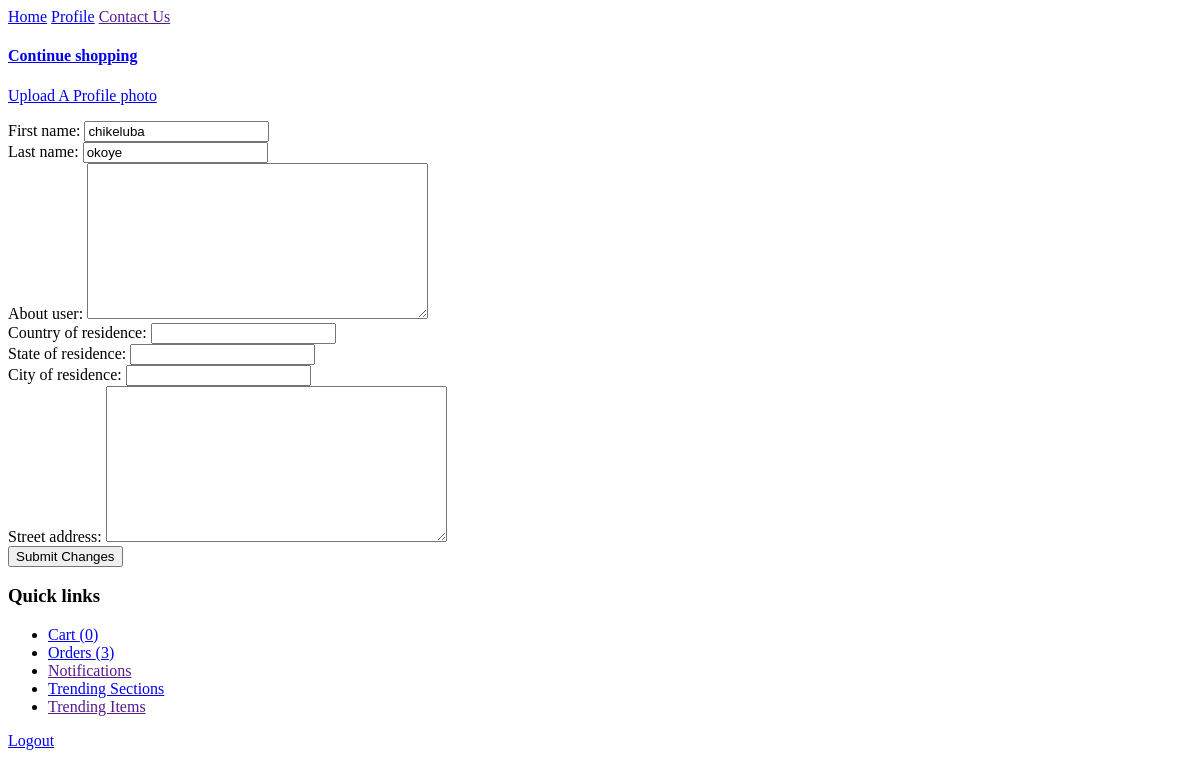
Before: /profile/edit_profile/ (signed in) with the older database file.
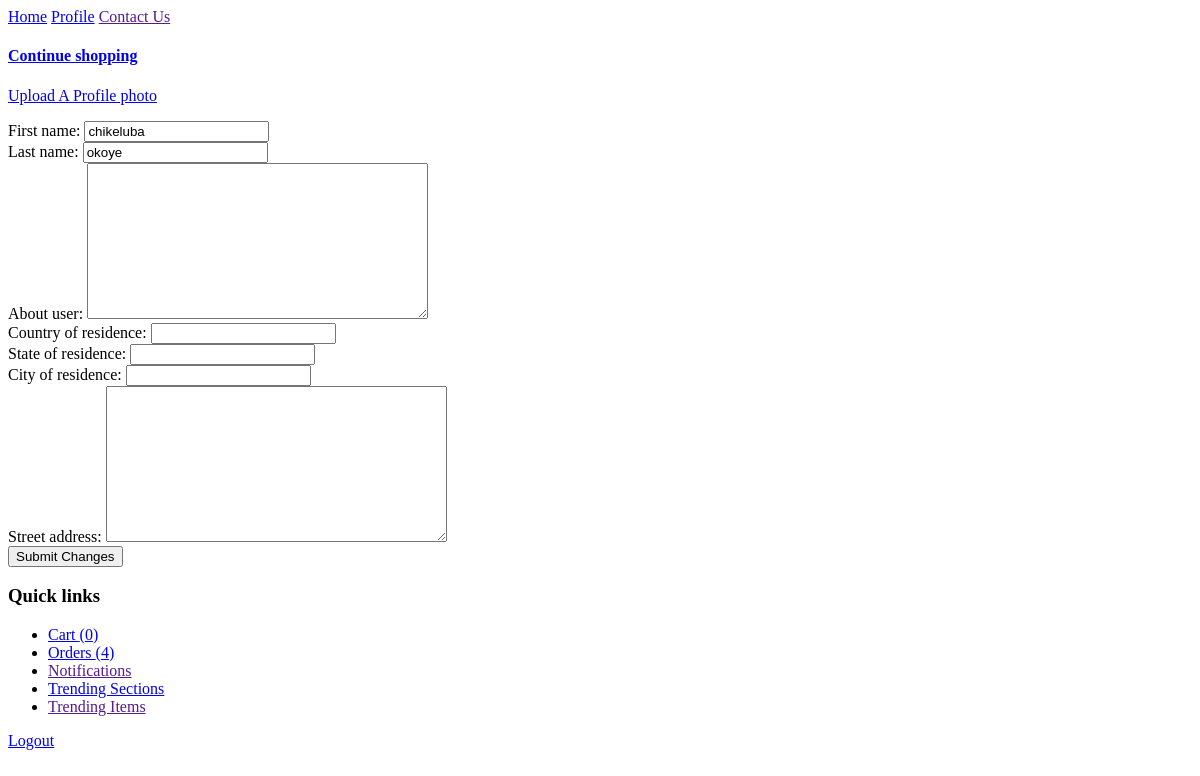
After: the same page with the newer database file.
### login/models/usermodel.py (models this page shows, shortened)
class User(AbstractBaseUser):
    first_name = models.CharField(
        max_length = 40,
        default="first name",
    )
    last_name = models.CharField(
        max_length=40,
        default="last name",
    )
    email = models.EmailField(
        max_length=40,
        unique=True,
        verbose_name = "email address",
        default="useremail@mail.com",
    )
    date_of_birth = models.DateField(default=date.today)
    about_user = models.TextField(
        max_length=300,
        blank=True,
    )
    country_of_residence = models.CharField(
        max_length=100,
        blank=True,
        )
    state_of_residence = models.CharField(
        max_length=100,
        blank=True,
        )
    city_of_residence = models.CharField(
        max_length=100,
        blank=True,
        )
    street_address = models.TextField(
        max_length=300,
        blank=True,
        )
    is_active = models.BooleanField(default=True)
    is_admin = models.BooleanField(default=False)
    users = UserManager()
    profile_photo = models.ImageField(
        upload_to="profile_photos/",
        blank=True,
    )
    USERNAME_FIELD = "email"
    EMAIL_FIELD = "email"
    REQUIRED_FIELDS = [
        "date_of_birth",
        "first_name",
        "last_name",
        ]

### user_profile/models/cartmodel.py (models this page shows, shortened)
class Cart(models.Model):
    user = models.OneToOneField(
        User,
        on_delete=models.CASCADE,
    )
    items = models.ManyToManyField(
        Item,
    )
    carts = models.Manager()

### user_profile/views/edit_profileviews.py (the view, shortened to what this page needs)
# urls.py: path("edit_profile/", views.EditProfileDataView.as_view(), name="edit_profile"),
class EditProfileDataView(View):
    def get(self, request):
        return render(request, 'user_profile/edit_profileview.html', {
            'form': Edit_ProfileForm(instance=request.user),
        })

### user_profile/forms/edit_profileform.py
class Edit_ProfileForm(forms.ModelForm):
    class Meta:
        model = User
        fields = ["first_name", "last_name", "about_user",
        "country_of_residence", "state_of_residence", "city_of_residence", "street_address"
        ]

### user_profile/models/ordermodel.py (called while the page is built)
    def pending(self):
        return self.filter(is_pending=True)

    def get_queryset(self):
        return OrderQuerySet(self.model, using=self._db)

    def pending(self):
        return self.get_queryset().pending()

### user_profile/templates/user_profile/edit_profileview.html (shortened to what this page needs)
{% extends "base_profile_template.html" %}
{% block SECTION_CONTENT %}
<p>
    <a href="{% url 'profile:upload_profile_photo' %}">
        {% if user.profile_photo %}
        <img src="{{user.profile_photo.url}}" height="150px" width="150px" />
        {% else %}
        Upload A Profile photo
        {% endif %}
    </a>
</p>
<form action="{% url 'profile:edit_profile' %}" method="post">
    {{form}}
    <button type="submit">Submit Changes</button>
</form>
{% endblock SECTION_CONTENT %}

### eShop/templates/baseview.html (shortened to what this page needs)
<!DOCTYPE html>
<html lang="en">
<head>
</head>
<body>
    <div class="topnav">
        {% block NAV_BAR %}
        <a class="active" href="{% url 'home' %}">Home</a>
        {% if user.pk != None %}
        <a href="{% url 'profile:index' %}">Profile</a>
        {% else %}
        <a href="{% url 'login:login' %}">Login</a>
        {% endif %}
        <a href="">Contact Us</a>
        {% endblock NAV_BAR %}
    </div>
    <div id="base_section_content">
        {% block BASE_SECTION_CONTENT %}{% endblock BASE_SECTION_CONTENT %}
    </div>
    <div id="sidebar">
        {% block SIDEBAR %}
        <h3>
            <b>Quick links</b>
        </h3>
            <ul>
                {% if user.pk != None %}
                <li>
                    <a href="{% url 'profile:cart' %}">Cart
                        {% if user.cart.items %}
                        ({{user.cart.items.count}})
                        {% else %}
                        (0)
                        {% endif %}
                    </a>
                </li>
                <li>
                    <a href="{% url 'profile:orders' %}">Orders
                        {% if user.order_set.pending %}
                        ({{user.order_set.pending.count}})
                        {% else %}
                        (0)
                        {% endif %}
                    </a>
                </li>
                <li>
                    <a href="">Notifications</a>
                </li>
                {% endif %}
                <li>
                    <a href="{% url 'store:trending' %}">Trending Sections</a>
                </li>
                <li>
                    <a href="">Trending Items</a>
                </li>
            </ul>
        {% endblock SIDEBAR %}
    </div>
    <div id="logout_area">
        {% block LOGOUT_AREA %}
        {% if user.pk != None %}
        <a href="{% url 'login:logout' %}">Logout</a>
        {% endif %}
        {% endblock LOGOUT_AREA %}
    </div>
</body>
</html>

Changed rows visible on the page:
changed User "chikeluba": order_set.pending.count "3" → "4"
